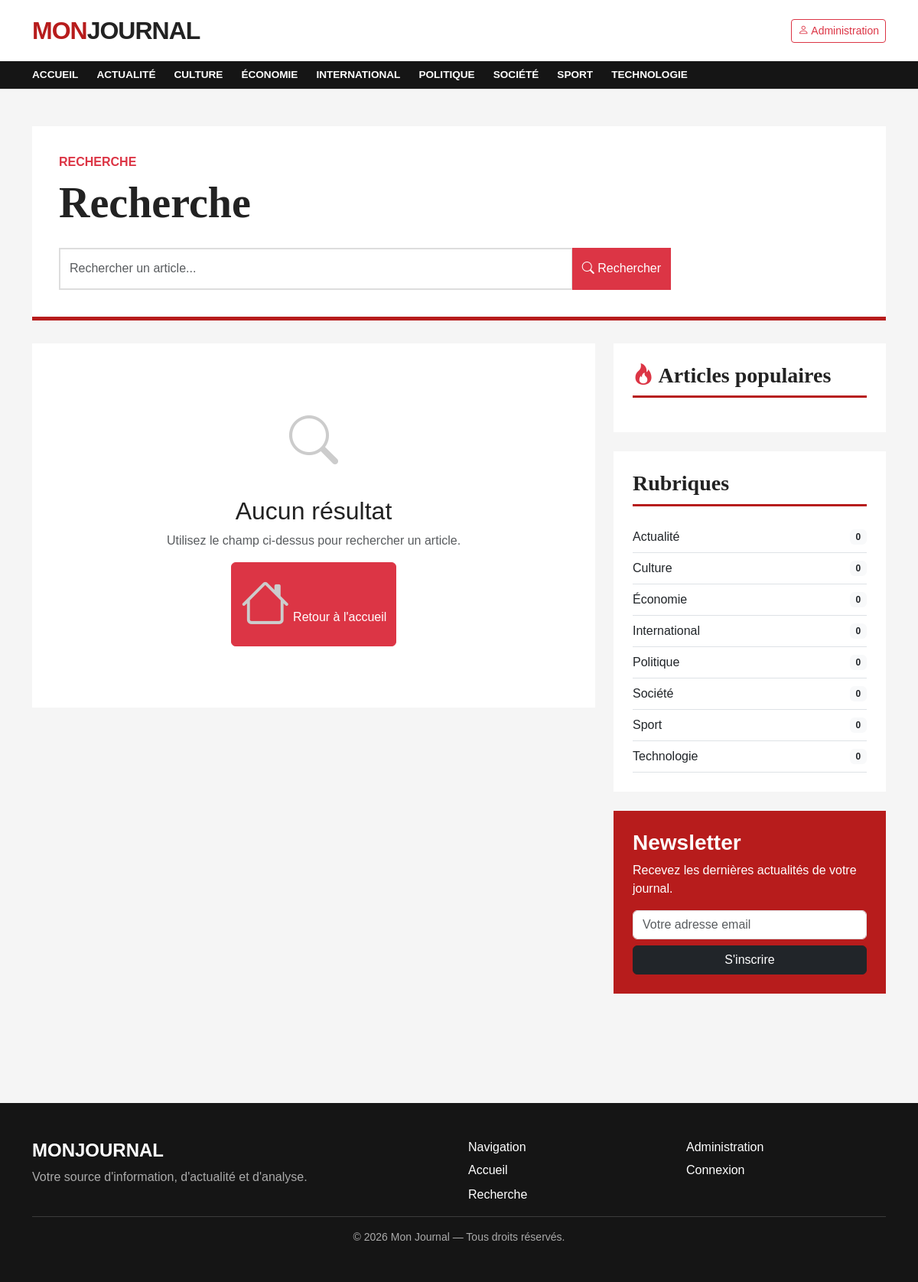
Screenshot of /search.php with the database file from the repository.
### tables this page shows
CREATE TABLE categories (
    id INT UNSIGNED AUTO_INCREMENT PRIMARY KEY,
    name VARCHAR(100) NOT NULL,
    slug VARCHAR(120) NOT NULL UNIQUE,
    description TEXT DEFAULT NULL,
    image VARCHAR(255) DEFAULT NULL,
    status ENUM('active', 'inactive')
        NOT NULL DEFAULT 'active',
    created_at TIMESTAMP DEFAULT CURRENT_TIMESTAMP,
    updated_at TIMESTAMP DEFAULT CURRENT_TIMESTAMP
        ON UPDATE CURRENT_TIMESTAMP
);

### public/search.php (the view, shortened to what the rows shown need)
<?php
$database = new Database();
$db = $database->connect();
function e(?string $value): string
{
    return htmlspecialchars($value ?? '', ENT_QUOTES, 'UTF-8');
}
$query = trim($_GET['q'] ?? '');
$tagSlug = trim($_GET['tag'] ?? '');
$perPage = 10;
$page = max(
    1,
    (int) ($_GET['page'] ?? 1)
);
$categoriesStmt = $db->query("
    SELECT
        c.id,
        c.name,
        c.slug,
        COUNT(a.id) AS articles_count
    FROM categories c
    LEFT JOIN articles a
        ON a.category_id = c.id
        AND a.status = 'published'
        AND a.published_at IS NOT NULL
        AND a.published_at <= NOW()
    WHERE c.status = 'active'
    GROUP BY c.id
    ORDER BY c.name ASC
");
$categories = $categoriesStmt->fetchAll();
$currentTag = null;
$where = [
    "a.status = 'published'",
    "a.published_at IS NOT NULL",
    "a.published_at <= NOW()"
];
$params = [];
$whereSql = implode(' AND ', $where);
$countSql = "
    SELECT COUNT(*)
    FROM articles a
    WHERE {$whereSql}
";
$countStmt = $db->prepare($countSql);
$countStmt->execute($params);
$totalArticles = (int) $countStmt->fetchColumn();
$totalPages = max(
    1,
    (int) ceil($totalArticles / $perPage)
);
$offset = ($page - 1) * $perPage;
$sql = "
    SELECT
        a.id,
        a.title,
        a.slug,
        a.excerpt,
        a.content,
        a.featured_image,
        a.published_at,
        a.views,
        a.featured,
        c.name AS category_name,
        c.slug AS category_slug,
        u.username,
        u.first_name,
        u.last_name
    FROM articles a
    LEFT JOIN categories c
        ON c.id = a.category_id
    INNER JOIN users u
        ON u.id = a.user_id
    WHERE {$whereSql}
    ORDER BY
        a.featured DESC,
        a.published_at DESC
    LIMIT :limit OFFSET :offset
";
$stmt = $db->prepare($sql);
$stmt->bindValue(
    ':limit',
    $perPage,
    PDO::PARAM_INT
);
$stmt->bindValue(
    ':offset',
    $offset,
    PDO::PARAM_INT
);
$stmt->execute();
$articles = $stmt->fetchAll();
if ($currentTag) {
    $pageTitle =
        'Tag : #' .
        $currentTag['name'];
} elseif ($query !== '') {
    $pageTitle =
        'Résultats pour : "' .
        $query .
        '"';
} else {
    $pageTitle = 'Recherche';
}
?>
<!DOCTYPE html>
<html lang="fr">
<head>
    <link href="https://cdn.jsdelivr.net/npm/bootstrap@5.3.3/dist/css/bootstrap.min.css" rel="stylesheet">
    <link href="https://cdn.jsdelivr.net/npm/bootstrap-icons@1.11.3/font/bootstrap-icons.min.css" rel="stylesheet">
</head>
<body>
    <header class="site-header">
        <nav class="top-nav">
            <div class="container">
                <div class="d-flex gap-4 py-2 overflow-auto">
                    <a href="<?= BASE_URL ?>/public/index.php">
                        ACCUEIL
                    </a>
                    <?php foreach ($categories as $category): ?>
                    <a href="<?= BASE_URL ?>/public/category.php?slug=<?= urlencode($category['slug']) ?>">
                        <?= e(mb_strtoupper($category['name'])) ?>
                    </a>
                    <?php endforeach; ?>
                </div>
            </div>
        </nav>
    </header>
    <main class="py-5">
        <div class="container">
            <section class="search-header">
                <h1 class="search-title mb-4">
                    <?= e($pageTitle) ?>
                </h1>
            </section>
            <div class="row g-4">
                <div class="col-lg-8">
                    <?php if (!empty($articles)): ?>
                    <?php foreach ($articles as $article): ?>
                    <article class="result-card">
                        <div class="row g-0">
                            <div class="col-md-4">
                                <?php if ($article['featured_image']): ?>
                                <img src="<?= e(
                                                articleImage(
                                                    $article['featured_image']
                                                )
                                            ) ?>" alt="<?= e($article['title']) ?>" class="result-image">
                                <?php else: ?>
                                <div class="result-image d-flex align-items-center justify-content-center bg-light">
                                    <i class="bi bi-newspaper fs-1 text-secondary"></i>
                                </div>
                                <?php endif; ?>
                            </div>
                            <div class="col-md-8">
                                <div class="result-body">
                                    <?php if ($article['category_name']): ?>
                                    <a href="<?= BASE_URL ?>/public/category.php?slug=<?= urlencode($article['category_slug']) ?>"
                                        class="result-category">
                                        <?= e($article['category_name']) ?>
                                    </a>
                                    <?php endif; ?>
                                    <h2 class="result-title">
                                        <a
                                            href="<?= BASE_URL ?>/public/article.php?slug=<?= urlencode($article['slug']) ?>">
                                            <?= e($article['title']) ?>
                                        </a>
                                    </h2>
                                    <?php if ($article['excerpt']): ?>
                                    <p class="result-excerpt">
                                        <?= e(
                                                    mb_strimwidth(
                                                        $article['excerpt'],
                                                        0,
                                                        230,
                                                        '...'
                                                    )
                                                ) ?>
                                    </p>
                                    <?php else: ?>
                                    <p class="result-excerpt">
                                        <?= e(
                                                    mb_strimwidth(
                                                        strip_tags(
                                                            $article['content']
                                                        ),
                                                        0,
                                                        230,
                                                        '...'
                                                    )
                                                ) ?>
                                    </p>
                                    <?php endif; ?>
                                    <div class="result-meta">
                                        <span>
                                            <i class="bi bi-calendar3"></i>
                                            <?= e(
                                                    formatDateArticle(
                                                        $article['published_at']
                                                    )
                                                ) ?>
                                        </span>
                                        <span class="ms-3">
                                            <i class="bi bi-eye"></i>
                                            <?= number_format(
                                                    (int) $article['views'],
                                                    0,
                                                    ',',
                                                    ' '
                                                ) ?>
                                        </span>
                                    </div>
                                </div>
                            </div>
                        </div>
                    </article>
                    <?php endforeach; ?>
                    <?php if ($totalPages > 1): ?>
                    <nav aria-label="Pagination des résultats" class="mt-4">
                        <ul class="pagination justify-content-center">
                            <li class="page-item <?= $page <= 1 ? 'disabled' : '' ?>">
                                <a class="page-link" href="<?= e(
                                            paginationUrl(
                                                $query,
                                                $tagSlug,
                                                $page - 1
                                            )
                                        ) ?>">
                                    <i class="bi bi-chevron-left"></i>
                                </a>
                            </li>
                            <?php
                                $startPage = max(
                                    1,
                                    $page - 2
                                );
                                $endPage = min(
                                    $totalPages,
                                    $page + 2
                                );
                                ?>
                            <?php if ($startPage > 1): ?>
                            <li class="page-item">
                                <a class="page-link" href="<?= e(
                                                paginationUrl(
                                                    $query,
                                                    $tagSlug,
                                                    1
                                                )
                                            ) ?>">
                                    1
                                </a>
                            </li>
                            <?php if ($startPage > 2): ?>
                            <li class="page-item disabled">
                                <span class="page-link">
                                    …
                                </span>
                            </li>
                            <?php endif; ?>
                            <?php endif; ?>
                            <?php for (
                                    $i = $startPage;
                                    $i <= $endPage;
                                    $i++
                                ): ?>
                            <li class="page-item <?= $i === $page ? 'active' : '' ?>">
                                <a class="page-link" href="<?= e(
                                                paginationUrl(
                                                    $query,
                                                    $tagSlug,
                                                    $i
                                                )
                                            ) ?>">
                                    <?= $i ?>
                                </a>
                            </li>
                            <?php endfor; ?>
                            <?php if ($endPage < $totalPages): ?>
                            <?php if ($endPage < $totalPages - 1): ?>
                            <li class="page-item disabled">
                                <span class="page-link">
                                    …
                                </span>
                            </li>
                            <?php endif; ?>
                            <li class="page-item">
                                <a class="page-link" href="<?= e(
                                                paginationUrl(
                                                    $query,
                                                    $tagSlug,
                                                    $totalPages
                                                )
                                            ) ?>">
                                    <?= $totalPages ?>
                                </a>
                            </li>
                            <?php endif; ?>
                            <li class="page-item <?= $page >= $totalPages ? 'disabled' : '' ?>">
                                <a class="page-link" href="<?= e(
                                            paginationUrl(
                                                $query,
                                                $tagSlug,
                                                $page + 1
                                            )
                                        ) ?>">
                                    <i class="bi bi-chevron-right"></i>
                                </a>
                            </li>
                        </ul>
                    </nav>
                    <?php endif; ?>
                    <?php else: ?>
                    <div class="empty-state">
                        <h2 class="mt-4">
                            Aucun résultat
                        </h2>
                    </div>
                    <?php endif; ?>
                </div>
                <aside class="col-lg-4">
                    <div class="sidebar-box">
                        <?php foreach ($categories as $category): ?>
                        <a href="<?= BASE_URL ?>/public/category.php?slug=<?= urlencode($category['slug']) ?>"
                            class="d-flex justify-content-between align-items-center border-bottom py-2 text-dark text-decoration-none">
                            <span>
                                <?= e($category['name']) ?>
                            </span>
                            <span class="badge bg-light text-dark">
                                <?= (int) $category['articles_count'] ?>
                            </span>
                        </a>
                        <?php endforeach; ?>
                    </div>
                </aside>
            </div>
        </div>
    </main>
</body>
</html>

### rows the page displays
categories: name "ACTUALITÉ", name "Actualité", articles_count "0"
categories: name "CULTURE", name "Culture", articles_count "0"
categories: name "ÉCONOMIE", name "Économie", articles_count "0"
categories: name "INTERNATIONAL", name "International", articles_count "0"
categories: name "POLITIQUE", name "Politique", articles_count "0"
categories: name "SOCIÉTÉ", name "Société", articles_count "0"
categories: name "SPORT", name "Sport", articles_count "0"
categories: name "TECHNOLOGIE", name "Technologie", articles_count "0"

### other values shown
$pageTitle "Recherche"
APP_NAME "Mon Journal"
